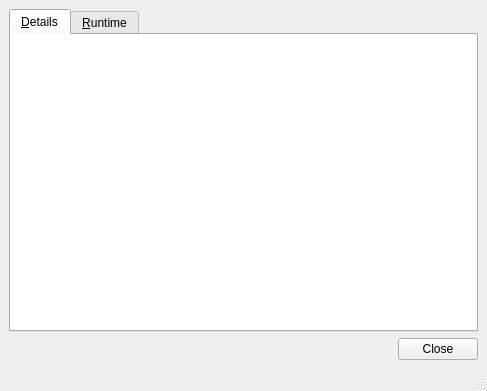
<ui version="4.0" >
 <class>VBoxVMInformationDlg</class>
 <widget class="QMainWindow" name="VBoxVMInformationDlg" >
  <property name="geometry" >
   <rect>
    <x>0</x>
    <y>0</y>
    <width>487</width>
    <height>391</height>
   </rect>
  </property>
  <property name="windowTitle" >
   <string>VBoxVMInformationDlg</string>
  </property>
  <property name="windowIcon" >
   <iconset resource="../VirtualBox.qrc" >:/description_16px.png</iconset>
  </property>
  <widget class="QWidget" name="centralwidget" >
   <layout class="QVBoxLayout" >
    <item>
     <widget class="QTabWidget" name="mInfoStack" >
      <property name="currentIndex" >
       <number>0</number>
      </property>
      <widget class="QWidget" name="mPage1" >
       <attribute name="title" >
        <string>&amp;Details</string>
       </attribute>
       <attribute name="icon" >
        <iconset resource="../VirtualBox.qrc" >:/settings_16px.png</iconset>
       </attribute>
       <layout class="QVBoxLayout" >
        <property name="leftMargin" >
         <number>0</number>
        </property>
        <property name="topMargin" >
         <number>0</number>
        </property>
        <property name="rightMargin" >
         <number>0</number>
        </property>
        <property name="bottomMargin" >
         <number>0</number>
        </property>
        <item>
         <widget class="QTextEdit" name="mDetailsText" >
          <property name="frameShape" >
           <enum>QFrame::NoFrame</enum>
          </property>
          <property name="frameShadow" >
           <enum>QFrame::Plain</enum>
          </property>
          <property name="readOnly" >
           <bool>true</bool>
          </property>
         </widget>
        </item>
       </layout>
      </widget>
      <widget class="QWidget" name="mPage2" >
       <attribute name="title" >
        <string>&amp;Runtime</string>
       </attribute>
       <attribute name="icon" >
        <iconset resource="../VirtualBox.qrc" >:/start_16px.png</iconset>
       </attribute>
       <layout class="QVBoxLayout" >
        <property name="leftMargin" >
         <number>0</number>
        </property>
        <property name="topMargin" >
         <number>0</number>
        </property>
        <property name="rightMargin" >
         <number>0</number>
        </property>
        <property name="bottomMargin" >
         <number>0</number>
        </property>
        <item>
         <widget class="QTextEdit" name="mStatisticText" >
          <property name="frameShape" >
           <enum>QFrame::NoFrame</enum>
          </property>
          <property name="frameShadow" >
           <enum>QFrame::Plain</enum>
          </property>
          <property name="readOnly" >
           <bool>true</bool>
          </property>
         </widget>
        </item>
       </layout>
      </widget>
     </widget>
    </item>
    <item>
     <widget class="QIDialogButtonBox" name="mButtonBox" >
      <property name="standardButtons" >
       <set>QDialogButtonBox::Close</set>
      </property>
     </widget>
    </item>
   </layout>
  </widget>
  <widget class="QStatusBar" name="statusbar" />
 </widget>
 <customwidgets>
  <customwidget>
   <class>QIDialogButtonBox</class>
   <extends>QDialogButtonBox</extends>
   <header>QIDialogButtonBox.h</header>
  </customwidget>
 </customwidgets>
 <resources>
  <include location="../VirtualBox.qrc" />
 </resources>
 <connections>
  <connection>
   <sender>mButtonBox</sender>
   <signal>rejected()</signal>
   <receiver>VBoxVMInformationDlg</receiver>
   <slot>close()</slot>
   <hints>
    <hint type="sourcelabel" >
     <x>246</x>
     <y>348</y>
    </hint>
    <hint type="destinationlabel" >
     <x>246</x>
     <y>195</y>
    </hint>
   </hints>
  </connection>
 </connections>
</ui>
